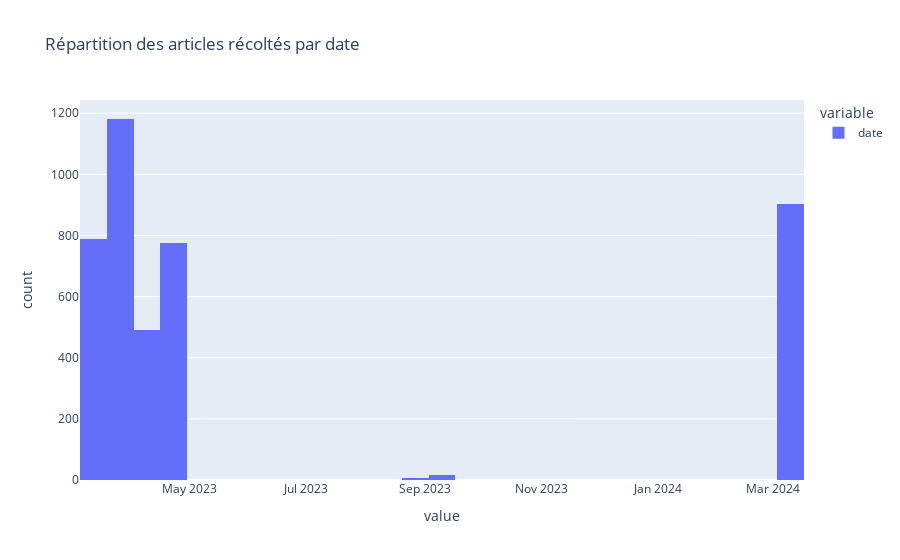

Notebook code for this chart:
### Code cell
import plotly.express as px

px.histogram(df["date"], title="Répartition des articles récoltés par date")

### Figure 1 — Plotly figure (JSON) as saved in the notebook; plotly's stock layout.template omitted (floating-point values rounded to 4 significant figures; data arrays with more than 128 entries replaced by an {"elided": "..."} marker saying what was removed)
{"data": [{"alignmentgroup": "True", "bingroup": "x", "hovertemplate": "variable=date<br>value=%{x}<br>count=%{y}<extra></extra>", "legendgroup": "date", "marker": {"color": "#636efa", "pattern": {"shape": ""}}, "name": "date", "offsetgroup": "date", "orientation": "v", "showlegend": true, "type": "histogram", "x": {"elided": "4159 str values"}, "xaxis": "x", "yaxis": "y"}], "layout": {"barmode": "relative", "legend": {"title": {"text": "variable"}, "tracegroupgap": 0}, "title": {"text": "Répartition des articles récoltés par date"}, "xaxis": {"anchor": "y", "domain": [0, 1], "title": {"text": "value"}}, "yaxis": {"anchor": "x", "domain": [0, 1], "title": {"text": "count"}}}}
